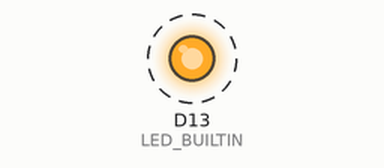
A program run on a simulated Arduino Uno R4 WiFi. Parts: output pins drawn as LEDs (lit = HIGH). Dashed ring = blinking. WiFi joins after 1.5 s; servers stay silent unless stated; the local clock reads 2024-03-15 10:24:30 at power-on unless the program sets it; web services answer with replies made up by the test bench; not simulated (calls return 0 or success): secrets.h; what the program prints to the serial monitor is not drawn.

Above: at 7.2 s.
Timing chart, 0 to 11.4 s (numbered marks = the images above):
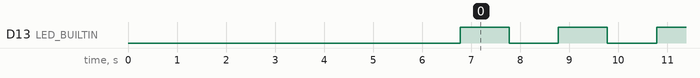

The program:

main.cpp
```cpp
#include <Arduino.h>
#include <network/NetworkManager.h>
#include <client/ClientManager.h>
#include <utils/UtilsManager.h>
#include <debug/DebugManager.h>
#include <secrets.h>
#include <constants.h>

#include "RTC.h"

void setup()
{
  Serial.begin(9600);
  while (!Serial)
  {
    ; // wait for serial port to connect. Needed for native USB port only
  }

  debugManager.debugMessage(debugManager.LOG_INFO, "Setting Up.");
  pinMode(LED_BUILTIN, OUTPUT);

  networkManager.connect();

  if (networkManager.isConnected())
    networkManager.showNetworkInfo();

  utilsManager.setupRTCModule();
}

void loop()
{
  // put your main code here, to run repeatedly:
  digitalWrite(LED_BUILTIN, HIGH);
  delay(1000);
  digitalWrite(LED_BUILTIN, LOW);
  delay(1000);
  debugManager.debugMessage(debugManager.LOG_INFO, "LED...");

  utilsManager.getCurrentTime();
}
```

constants.h
```cpp
#define SERVER_ADDR "10.138.15.105"
#define SERVER_PORT 5000

#define DEBUG true

// #define LOG_INFO "[INFO] "
// #define LOG_ERROR "[ERROR] "
// #define LOG_DEBUG "[DEBUG] "
```

ClientManager.cpp
```cpp
#include <client/ClientManager.h>
#include <constants.h>

ClientManager::ClientManager()
{
    _client = WiFiSSLClient();
};

ClientManager clientManager;

String ClientManager::get(String endpoint, const char *host, int port)
{
    if (_client.connect(host, port))
    {
        _client.println("GET " + endpoint + " HTTP/1.1");
        _client.print("Host: ");
        _client.println(host);
        _client.println("Connection: close");
        _client.println("Accept: application/json\r\n\r\n");
        _client.println();

        return readResponse();
    }

    return "";
}

String ClientManager::readResponse()
{
    String response = "";

    // Wait for the response
    while (!_client.available())
    {
        delay(100);
    }

    while (_client.available())
    {
        response += char(_client.read());
    }

    _client.stop();

    return response;
}
```

ClientManager.h
```cpp
#ifndef CLIENT_MANAGER_H
#define CLIENT_MANAGER_H

#include <constants.h>
#include <Arduino.h>
#include <WiFiS3.h>

class ClientManager
{
public:
    ClientManager();

    String get(String endpoint, const char *host = SERVER_ADDR, int port = SERVER_PORT);
    String post(String URL, String endpoint);
    String readResponse();

private:
    WiFiSSLClient _client;
    String _host;
    int _port;
};

extern ClientManager clientManager;  // Declaration as extern

#endif
```

DebugManager.cpp
```cpp
#include <Arduino.h>
#include <debug/DebugManager.h>
#include <constants.h>

DebugManager::DebugManager() {};

DebugManager debugManager;

void DebugManager::debugMessage(String lvl, String msg)
{
#ifdef DEBUG
    Serial.print(lvl);
    Serial.print(" ");
    Serial.println(msg);
#endif
}
```

DebugManager.h
```cpp
#ifndef DEBUG_MANAGER_H
#define DEBUG_MANAGER_H

#include <Arduino.h>

class DebugManager
{
public:
    String LOG_INFO = "[INFO]";
    String LOG_ERROR = "[ERROR] ";
    String LOG_DEBUG = "[DEBUG] ";

    DebugManager();

    void debugMessage(String lvl, String msg);
};

extern DebugManager debugManager;
#endif
```

NetworkManager.cpp
```cpp
#include <network/NetworkManager.h>
#include <secrets.h>

NetworkManager::NetworkManager(const char *ssid, const char *password)
{
    _ssid = ssid;
    _password = password;
}

NetworkManager networkManager(SECRET_SSID, SECRET_PASS);

void NetworkManager::connect()
{
    int status = WL_IDLE_STATUS;

    if (WiFi.status() == WL_NO_MODULE)
    {
        while (true)
            ;
    }

    while (status != WL_CONNECTED)
    {
        status = WiFi.begin(SECRET_SSID, SECRET_PASS);

        delay(5000);
    }
}

void NetworkManager::showNetworkInfo()
{
    // debugManager.debugMessage(debugManager.LOG_INFO, "Attempting to connect to WPA SSID: " + String(SECRET_SSID));
    // debugManager.debugMessage(debugManager.LOG_INFO, "Attempting to connect to WPA SSID: " + WiFi.localIP());
}

bool NetworkManager::isConnected()
{
    return WiFi.status() == WL_CONNECTED;
}
```

NetworkManager.h
```cpp
#ifndef NETWORK_MANAGER_H
#define NETWORK_MANAGER_H

#include <WiFiS3.h>
#include <Arduino.h>

class NetworkManager
{
public:
    NetworkManager(const char *ssid, const char *password);

    void connect();
    bool isConnected();
    void showNetworkInfo();

private:
    const char *_ssid;
    const char *_password;
};

extern NetworkManager networkManager;

#endif
```

UtilsManager.cpp
```cpp
#include <utils/UtilsManager.h>
#include <client/ClientManager.h>
#include <debug/DebugManager.h>
#include <ArduinoJson.h>

#include <RTC.h>

UtilsManager::UtilsManager() {};

UtilsManager utilsManager;

void UtilsManager::setupRTCModule()
{
    String jsonResponse = clientManager.get("/api/time/current/zone?timeZone=Europe%2FDublin", "timeapi.io", 443);

    debugManager.debugMessage(debugManager.LOG_DEBUG, jsonResponse);

    DynamicJsonDocument jsonObj = parseJson(jsonResponse);

    int year = jsonObj["year"];
    int month = jsonObj["month"];
    int day = jsonObj["day"];
    int hour = jsonObj["hour"];
    int minute = jsonObj["minute"];
    int second = jsonObj["seconds"];

    // Create Time and Date objects
    RTC.begin();

    RTCTime startTime(day, static_cast<Month>(month - 1), year, hour, minute, second, DayOfWeek::WEDNESDAY, SaveLight::SAVING_TIME_ACTIVE);
    RTC.setTime(startTime);

    getCurrentTime();
}

String UtilsManager::extractJsonFromChunkedResponse(const String &rawResponse)
{
    int bodyStart = rawResponse.indexOf("\r\n\r\n");
    if (bodyStart == -1)
    {
        return "";
    }

    String chunked = rawResponse.substring(bodyStart + 4); // Skip headers
    String decoded = "";

    int pos = 0;
    while (pos < chunked.length())
    {
        // Find the next line which is the chunk size in hex
        int lineEnd = chunked.indexOf("\r\n", pos);
        if (lineEnd == -1)
            break;

        String chunkSizeStr = chunked.substring(pos, lineEnd);
        int chunkSize = strtol(chunkSizeStr.c_str(), nullptr, 16);
        if (chunkSize == 0)
            break; // End of chunks

        pos = lineEnd + 2; // move past \r\n
        decoded += chunked.substring(pos, pos + chunkSize);
        pos += chunkSize + 2; // move past the chunk and its trailing \r\n
    }

    decoded.trim();
    return decoded;
}

String UtilsManager::extractJsonBody(const String &rawResponse)
{
    int bodyIndex = rawResponse.indexOf("\r\n\r\n"); // Find end of headers

    if (bodyIndex == -1)
    {
        return "";
    }

    String body = rawResponse.substring(bodyIndex + 4); // Skip the "\r\n\r\n"
    body.trim();                                        // Clean up leading/trailing whitespace

    return body;
}

DynamicJsonDocument UtilsManager::parseJson(const String &json)
{
    DynamicJsonDocument doc(1024); // 1 KB buffer

    // Make a copy of the input json to avoid modifying the original constant reference
    String jsonCopy = json;
    jsonCopy = cleanJsonResponse(jsonCopy);

    DeserializationError error = deserializeJson(doc, jsonCopy);

    if (error)
    {
        setupRTCModule();
    }

    return doc;
}

String UtilsManager::cleanJsonResponse(String &response)
{
    // Remove random characters at the beginning
    while (response.length() > 0 && response[0] != '{')
    {
        response.remove(0, 1); // Remove first character until '{'
    }

    // Remove random characters at the end
    while (response.length() > 0 && response[response.length() - 1] != '}')
    {
        response.remove(response.length() - 1, 1); // Remove last character until '}'
    }

    return response;
}

void UtilsManager::getCurrentTime()
{
    RTCTime currentTime;
    RTC.getTime(currentTime);

    String date = String(currentTime.getYear()) + "-" + String(Month2int(currentTime.getMonth())) + "-" + String(currentTime.getDayOfMonth());
    String time = String(currentTime.getHour()) + ":" + String(currentTime.getMinutes()) + ":" + String(currentTime.getSeconds());

    debugManager.debugMessage(debugManager.LOG_INFO, date + " " + time);
}
```

UtilsManager.h
```cpp
#ifndef UTILS_MANAGER_H
#define UTILS_MANAGER_H

#include <Arduino.h>
#include <RTC.h>
#include <ArduinoJson.h>

class UtilsManager
{
public:
    UtilsManager();

    void setupRTCModule();
    void getCurrentTime();
    DynamicJsonDocument parseJson(const String& json);
    String cleanJsonResponse(String& json);
    String extractJsonFromChunkedResponse(const String &rawResponse);
    String extractJsonBody(const String &rawResponse);


private:
};

extern UtilsManager utilsManager;

#endif
```

Measured:
- by itself, D13 (LED_BUILTIN): alternates HIGH for 1.0 s and LOW for 1.0 s
